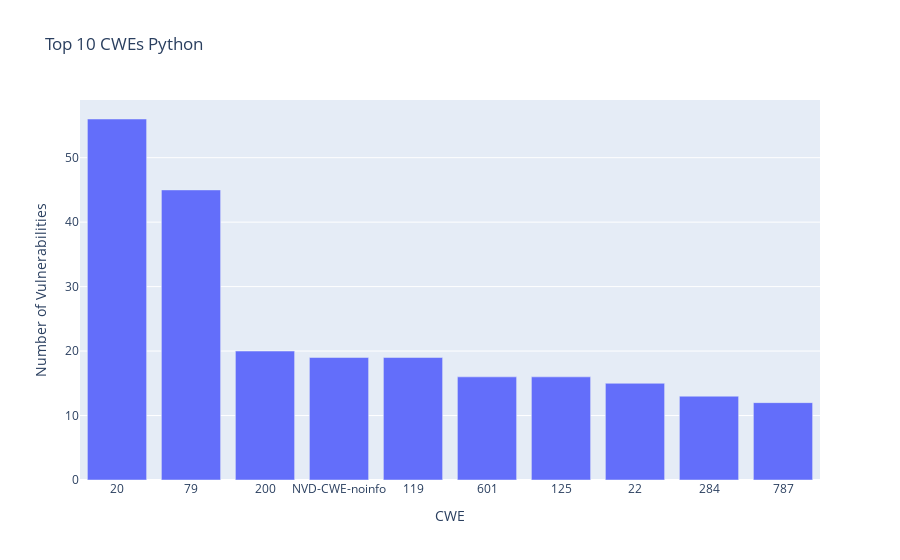

Source (notebook cell):
### Code cell
fig = go.Figure()
fig.add_bar(x=top10_cwe["cwe"], y=top10_cwe.c)

fig.update_layout(title='Top 10 CWEs Python',
                  xaxis = dict(title='CWE', type='category'),
                  yaxis = dict(title='Number of Vulnerabilities'))

### Figure 1 — Plotly figure (JSON) as saved in the notebook; plotly's stock layout.template omitted (floating-point values rounded to 4 significant figures)
{"data": [{"type": "bar", "x": ["20", "79", "200", "NVD-CWE-noinfo", "119", "601", "125", "22", "284", "787"], "y": [56, 45, 20, 19, 19, 16, 16, 15, 13, 12]}], "layout": {"autosize": true, "title": {"text": "Top 10 CWEs Python"}, "xaxis": {"autorange": true, "range": [-0.5, 9.5], "title": {"text": "CWE"}, "type": "category"}, "yaxis": {"autorange": true, "range": [0, 58.95], "title": {"text": "Number of Vulnerabilities"}, "type": "linear"}}}
